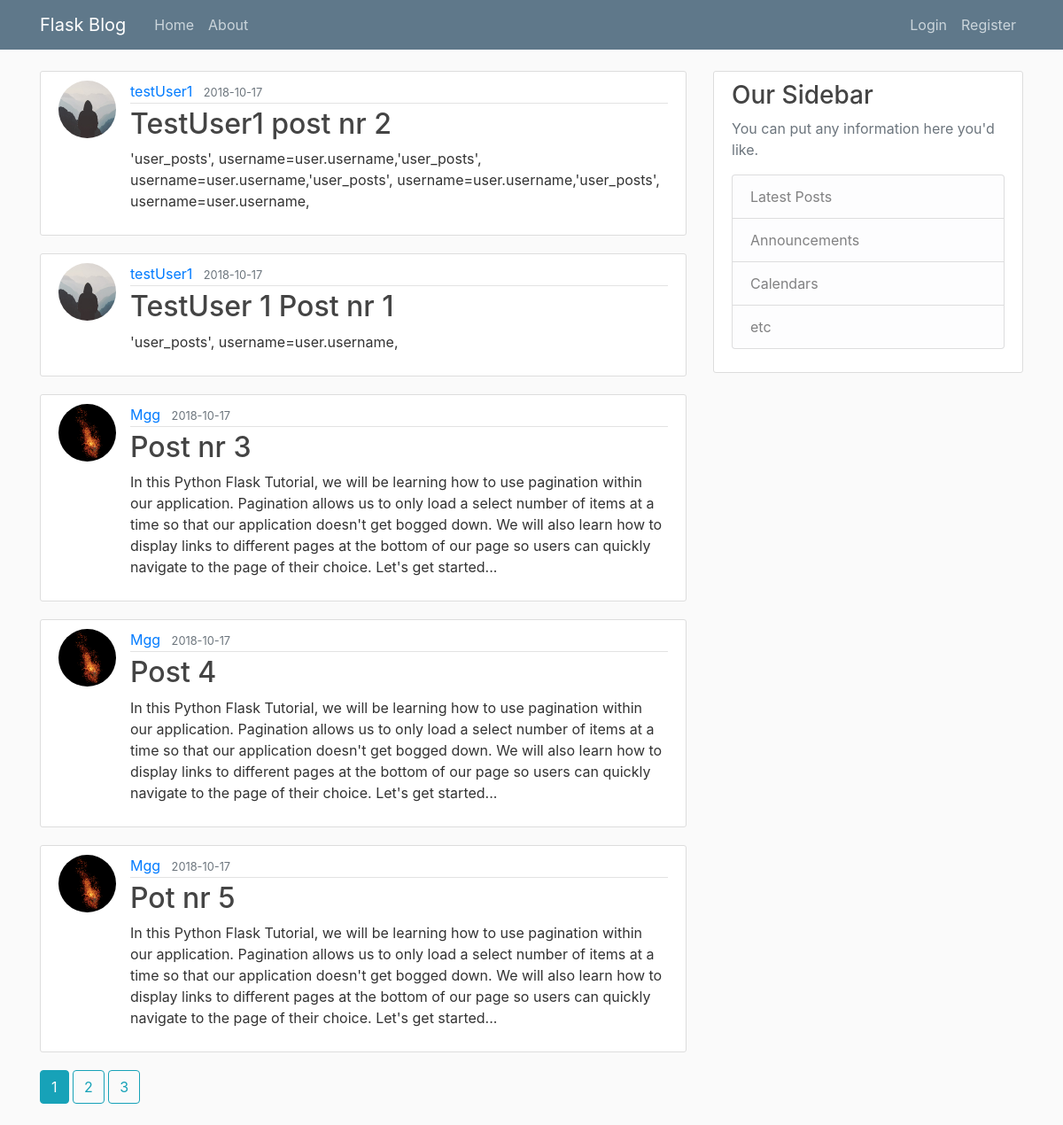
The page /home on the database its author committed.
### app2/models.py (models this page shows, shortened)
class Post(db.Model):
    id = db.Column(db.Integer, primary_key=True)
    title = db.Column(db.String(100), nullable = False)
    date_posted = db.Column(db.DateTime, nullable = False, default=datetime.utcnow)
    content = db.Column(db.Text, nullable=False)
    user_id = db.Column(db.Integer, db.ForeignKey('user.id'), nullable=False)

class User(db.Model, UserMixin): # tworzenie klasy użytkowniak w oparciu o model bazy danych z SQLAlchemy
    id = db.Column(db.Integer, primary_key=True)
    username = db.Column(db.String(20),unique=True, nullable = False)
    email = db.Column(db.String(120), unique=True, nullable=False)
    image_file = db.Column(db.String(20), nullable=False, default='default.jpg')
    password = db.Column(db.String(60), nullable=False)
    posts = db.relationship('Post', backref='author', lazy = True) #powiązanie z klasą Post, backref - dodanie kolumny do klasy Post, atrybut lazy pozwala pobrać dane z klasy Post do danego użytkownika

### app2/main/routes.py (the view)
@main.route("/")#nazwa dekoratora jest taka sama jak nazwa Blueprint
@main.route("/home")
def home():
    page = request.args.get('page', 1, type=int) #Pobieranie numeru strony
    posts = Post.query.order_by(Post.date_posted.desc()).paginate(page=page, per_page=5) #wszystkie posty
    return render_template("home.html", posts=posts)

### app2/templates/home.html
{% extends "layout.html" %}
{% block content %}
    {% for post in posts.items %}
        <article class="media content-section">
          <img class="rounded-circle article-img" src="{{ url_for('static', filename='profile_pics/' + post.author.image_file)}}">
            <div class="media-body">
            <div class="article-metadata">
              <a class="mr-2" href="{{url_for('users.user_posts', username=post.author.username)}}">{{ post.author.username }}</a>
              <small class="text-muted">{{ post.date_posted.strftime('%Y-%m-%d') }}</small>
            </div>
            <h2><a class="article-title" href="{{url_for('posts.post', post_id = post.id)}}">{{ post.title }}</a></h2>
            <p class="article-content">{{ post.content }}</p>
          </div>
        </article>
    {% endfor %}
    {% for page_num in posts.iter_pages(left_edge=1, right_edge=1, left_current=1, right_current=2) %}
        {% if page_num %}
            {% if posts.page == page_num %}
                <a class="btn btn-info mb-4" href="{{ url_for('main.home', page=page_num )}}">{{ page_num }}</a>
            {% else %}
                <a class="btn btn-outline-info mb-4" href="{{ url_for('main.home', page=page_num )}}">{{ page_num }}</a>
            {% endif %}
        {% else %}
            ...
        {% endif %}
    {% endfor %}
{% endblock content %}

### app2/static/main.css (style rules this page uses)
body { background: #fafafa; color: #333333; margin-top: 5rem; }
h1, h2, h3, h4, h5, h6 { color: #444444; }
.content-section { background: #ffffff; padding: 10px 20px; border: 1px solid #dddddd; border-radius: 3px; margin-bottom: 20px; }
.article-title { color: #444444; }
.article-content { white-space: pre-line; }
.article-img { height: 65px; width: 65px; margin-right: 16px; }
.article-metadata { padding-bottom: 1px; margin-bottom: 4px; border-bottom: 1px solid #e3e3e3 }

### rows shown on the page
Post: image_file (placeholder picture), author.username "testUser1", date_posted "2018-10-17", title "TestUser1 post nr 2", content "'user_posts', username=user.username,'user_posts', username=user.username,'user_posts', username=user.username,'user_posts', username=user.username,"
Post: image_file (placeholder picture), author.username "testUser1", date_posted "2018-10-17", title "TestUser 1 Post nr 1", content "'user_posts', username=user.username,"
Post: image_file (picture), author.username "Mgg", date_posted "2018-10-17", title "Post nr 3", content "In this Python Flask Tutorial, we will be learning how to use pagination within our application. Pagination allows us to only load a select number of items at a time so that our application doesn't get bogged down. We will also learn how to display links to different pages at the bottom of our page so users can quickly navigate to the page of their choice. Let's get started..."
Post: image_file (picture), author.username "Mgg", date_posted "2018-10-17", title "Post 4", content "In this Python Flask Tutorial, we will be learning how to use pagination within our application. Pagination allows us to only load a select number of items at a time so that our application doesn't get bogged down. We will also learn how to display links to different pages at the bottom of our page so users can quickly navigate to the page of their choice. Let's get started..."
Post: image_file (picture), author.username "Mgg", date_posted "2018-10-17", title "Pot nr 5", content "In this Python Flask Tutorial, we will be learning how to use pagination within our application. Pagination allows us to only load a select number of items at a time so that our application doesn't get bogged down. We will also learn how to display links to different pages at the bottom of our page so users can quickly navigate to the page of their choice. Let's get started..."

### other values the page prints
{{ page_num }} "1"
{{ page_num }} "2" "3"
